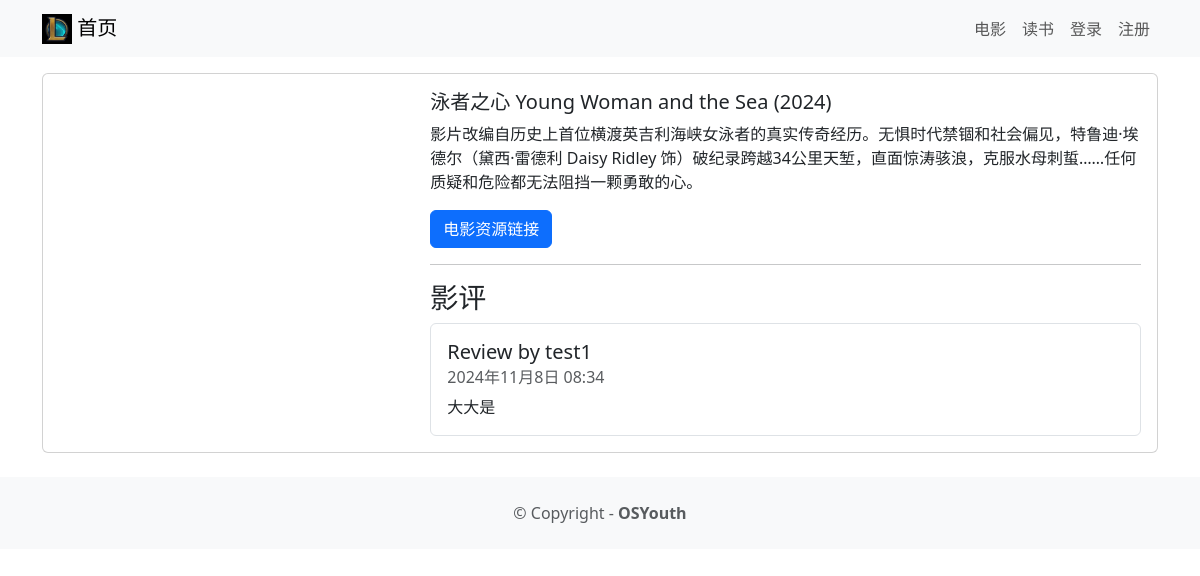
The page /movie/2 on the database its author committed.
### movie/models.py (models this page shows, shortened)
class Movie(models.Model) :
    title = models.CharField(max_length=100,verbose_name='电影名')
    description = models.CharField(max_length=250,verbose_name='电影简介')
    image = models.ImageField(upload_to='movie/images/', verbose_name='电影海报')
    url = models.URLField(blank=True,verbose_name='电影资源链接')
    class Meta:
        verbose_name='电影'
        verbose_name_plural='电影'

class Review(models. Model) :
    text = models.CharField(max_length=100)
    date = models.DateTimeField(auto_now_add=True)
    user = models.ForeignKey(User, on_delete=models.CASCADE,related_name='movie_reviews')
    movie = models.ForeignKey(Movie, on_delete=models.CASCADE)
    watchAgain = models.BooleanField()

### movie/views.py (the view)
# urls.py: path('<int:movie_id>', views.moviedetail, name='moviedetail'),
def moviedetail(request, movie_id):
    movie = get_object_or_404(Movie, pk=movie_id)
    reviews = Review.objects.filter(movie=movie)
    return render(request, 'moviedetail.html', {'movie': movie,'reviews':reviews})

### movie/templates/moviedetail.html (shortened to what this page needs)
{% extends 'base.html' %}
{% block content %}
<div class="card mb-3">
    <div class="row g-0">
        <div class="col-md-4">
        </div>
        <div class="col-md-8">
            <div class="card-body">
                <h5 class="card-title">{{ movie.title }}</h5>
                <p class="card-text">{{ movie.description }}</p>
                <p class="card-text">
                    {% if movie.url %}
                    <a href="{{ movie.url }}" class="btn btn-primary">
                        电影资源链接
                    </a>
                    {% endif %}
                </p>
                  <hr/>
                <h3>影评</h3>
                <ul class="list-group">
                    {% for review in reviews %}
                    <li class="list-group-item pb-3 pt-3">
                        <h5 class="card-title">
                            Review by {{ review.user.username }}
                        </h5>
                        <h6 class="card-subtitle mb-2 text-muted">
                            {{ review.date }}
                        </h6>
                        <p class="card-text">{{ review.text }}</p>
                    </li>
                    {% endfor %}
                </ul>
            </div>
        </div>
            </div>
        </div>
    </div>
{% endblock content %}

### rows shown on the page
Movie: title "泳者之心 Young Woman and the Sea (2024)", description "影片改编自历史上首位横渡英吉利海峡女泳者的真实传奇经历。无惧时代禁锢和社会偏见，特鲁迪·埃德尔（黛西·雷德利 Daisy Ridley 饰）破纪录跨越34公里天堑，直面惊涛骇浪，克服水母刺蜇……任何质疑和危险都无法阻挡一颗勇敢的心。"
Review: user.username "test1", date "2024年11月8日 08:34", text "大大是"
